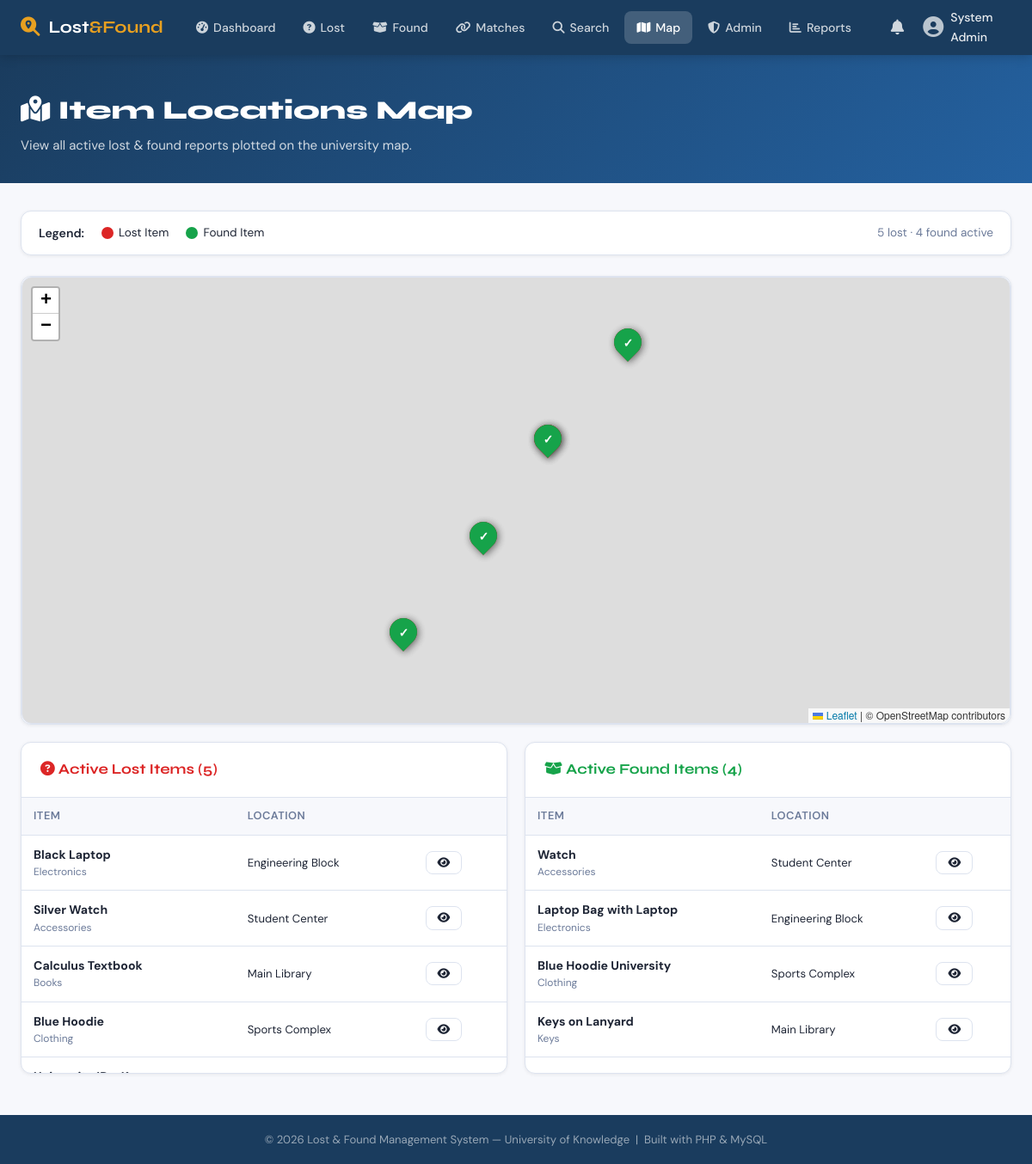
The page /map.php (signed in) on the database its author committed.
### tables this page shows
CREATE TABLE IF NOT EXISTS lost_items (
    item_id        INT UNSIGNED AUTO_INCREMENT PRIMARY KEY,
    user_id        INT UNSIGNED NOT NULL,
    category_id    INT UNSIGNED NOT NULL,
    location_id    INT UNSIGNED NOT NULL,
    name           VARCHAR(150) NOT NULL,
    description    TEXT,
    date_lost      DATE NOT NULL,
    image_path     VARCHAR(255) DEFAULT NULL,
    status         ENUM('open','matched','claimed','closed') DEFAULT 'open',
    created_at     DATETIME DEFAULT CURRENT_TIMESTAMP,
    updated_at     DATETIME DEFAULT CURRENT_TIMESTAMP ON UPDATE CURRENT_TIMESTAMP,
    CONSTRAINT fk_lost_user     FOREIGN KEY (user_id)     REFERENCES users(user_id)     ON DELETE CASCADE,
    CONSTRAINT fk_lost_cat      FOREIGN KEY (category_id) REFERENCES categories(category_id),
    CONSTRAINT fk_lost_loc      FOREIGN KEY (location_id) REFERENCES locations(location_id)
);

CREATE TABLE IF NOT EXISTS categories (
    category_id  INT UNSIGNED AUTO_INCREMENT PRIMARY KEY,
    name         VARCHAR(80) NOT NULL UNIQUE,
    icon         VARCHAR(50) DEFAULT 'tag'
);

CREATE TABLE IF NOT EXISTS locations (
    location_id  INT UNSIGNED AUTO_INCREMENT PRIMARY KEY,
    building     VARCHAR(100) NOT NULL,
    room         VARCHAR(50),
    description  VARCHAR(255),
    latitude     DECIMAL(10,8),
    longitude    DECIMAL(11,8),
    created_at   DATETIME DEFAULT CURRENT_TIMESTAMP
);

CREATE TABLE IF NOT EXISTS found_items (
    item_id        INT UNSIGNED AUTO_INCREMENT PRIMARY KEY,
    user_id        INT UNSIGNED NOT NULL,
    category_id    INT UNSIGNED NOT NULL,
    location_id    INT UNSIGNED NOT NULL,
    name           VARCHAR(150) NOT NULL,
    description    TEXT,
    date_found     DATE NOT NULL,
    image_path     VARCHAR(255) DEFAULT NULL,
    status         ENUM('open','matched','claimed','closed') DEFAULT 'open',
    created_at     DATETIME DEFAULT CURRENT_TIMESTAMP,
    updated_at     DATETIME DEFAULT CURRENT_TIMESTAMP ON UPDATE CURRENT_TIMESTAMP,
    CONSTRAINT fk_found_user    FOREIGN KEY (user_id)     REFERENCES users(user_id)     ON DELETE CASCADE,
    CONSTRAINT fk_found_cat     FOREIGN KEY (category_id) REFERENCES categories(category_id),
    CONSTRAINT fk_found_loc     FOREIGN KEY (location_id) REFERENCES locations(location_id)
);

### includes/functions.php (called while the page is built, shortened)
<?php
function sanitize(string $s): string {
    return htmlspecialchars(trim($s), ENT_QUOTES, 'UTF-8');
}

### map.php (the view, shortened to what this page needs)
<?php
require_once __DIR__ . '/includes/functions.php';
$db = getDB();
$lostItems = $db->query("
    SELECT li.item_id, li.name, li.description, li.status, li.image_path,
           l.building, l.room, l.latitude, l.longitude,
           c.name AS category, 'lost' AS type
    FROM lost_items li
    JOIN locations  l ON li.location_id = l.location_id
    JOIN categories c ON li.category_id = c.category_id
    WHERE l.latitude IS NOT NULL AND l.longitude IS NOT NULL
    AND li.status IN ('open','matched')
")->fetchAll();
$foundItems = $db->query("
    SELECT fi.item_id, fi.name, fi.description, fi.status, fi.image_path,
           l.building, l.room, l.latitude, l.longitude,
           c.name AS category, 'found' AS type
    FROM found_items fi
    JOIN locations  l ON fi.location_id = l.location_id
    JOIN categories c ON fi.category_id = c.category_id
    WHERE l.latitude IS NOT NULL AND l.longitude IS NOT NULL
    AND fi.status IN ('open','matched')
")->fetchAll();
?>
<?php require __DIR__ . '/includes/header.php'; ?>
<div class="page-header">
  <div class="container">
    <h1><i class="fa fa-map-location-dot"></i> Item Locations Map</h1>
    <p>View all active lost &amp; found reports plotted on the university map.</p>
  </div>
</div>
<div class="page-body">
<div class="container">
  <div class="card mb-3">
    <div class="card-body" style="padding:14px 20px;display:flex;gap:20px;flex-wrap:wrap;align-items:center;">
      <span style="font-weight:600;font-size:.88rem;">Legend:</span>
      <span style="display:flex;align-items:center;gap:6px;font-size:.85rem;">
        <span style="width:14px;height:14px;border-radius:50%;background:#dc2626;display:inline-block;"></span> Lost Item
      </span>
      <span style="display:flex;align-items:center;gap:6px;font-size:.85rem;">
        <span style="width:14px;height:14px;border-radius:50%;background:#16a34a;display:inline-block;"></span> Found Item
      </span>
      <span style="margin-left:auto;font-size:.85rem;color:var(--text-muted);">
        <?= count($lostItems) ?> lost · <?= count($foundItems) ?> found active
      </span>
    </div>
  </div>
  <div class="card">
    <div class="card-body" style="padding:0;">
      <div id="map" style="height:520px;border-radius:var(--radius);"></div>
    </div>
  </div>
  <div style="display:grid;grid-template-columns:1fr 1fr;gap:20px;margin-top:20px;">
    <div class="card">
      <div class="card-header">
        <h2 style="color:var(--danger)"><i class="fa fa-circle-question"></i> Active Lost Items (<?= count($lostItems) ?>)</h2>
      </div>
      <div class="card-body" style="padding:0;max-height:320px;overflow-y:auto;">
        <?php if ($lostItems): ?>
        <table>
          <thead><tr><th>Item</th><th>Location</th><th></th></tr></thead>
          <tbody>
            <?php foreach ($lostItems as $item): ?>
            <tr>
              <td>
                <strong><?= sanitize($item['name']) ?></strong>
                <div style="font-size:.75rem;color:var(--text-muted)"><?= sanitize($item['category']) ?></div>
              </td>
              <td style="font-size:.82rem;"><?= sanitize($item['building']) ?></td>
              <td><a href="<?= SITE_URL ?>/item-detail.php?type=lost&id=<?= $item['item_id'] ?>" class="btn btn-outline btn-sm"><i class="fa fa-eye"></i></a></td>
            </tr>
            <?php endforeach; ?>
          </tbody>
        </table>
        <?php else: ?>
        <div style="padding:20px;text-align:center;color:var(--text-muted);font-size:.88rem;">No active lost items.</div>
        <?php endif; ?>
      </div>
    </div>
    <div class="card">
      <div class="card-header">
        <h2 style="color:var(--success)"><i class="fa fa-box-open"></i> Active Found Items (<?= count($foundItems) ?>)</h2>
      </div>
      <div class="card-body" style="padding:0;max-height:320px;overflow-y:auto;">
        <?php if ($foundItems): ?>
        <table>
          <thead><tr><th>Item</th><th>Location</th><th></th></tr></thead>
          <tbody>
            <?php foreach ($foundItems as $item): ?>
            <tr>
              <td>
                <strong><?= sanitize($item['name']) ?></strong>
                <div style="font-size:.75rem;color:var(--text-muted)"><?= sanitize($item['category']) ?></div>
              </td>
              <td style="font-size:.82rem;"><?= sanitize($item['building']) ?></td>
              <td><a href="<?= SITE_URL ?>/item-detail.php?type=found&id=<?= $item['item_id'] ?>" class="btn btn-outline btn-sm"><i class="fa fa-eye"></i></a></td>
            </tr>
            <?php endforeach; ?>
          </tbody>
        </table>
        <?php else: ?>
        <div style="padding:20px;text-align:center;color:var(--text-muted);font-size:.88rem;">No active found items.</div>
        <?php endif; ?>
      </div>
    </div>
  </div>
</div>
</div>
<?php require __DIR__ . '/includes/footer.php'; ?>

### assets/css/main.css (style rules this page uses)
:root { --primary: #1a3c5e; --primary-lt: #2461a0; --accent: #e8a020; --accent-dk: #c4870a; --surface: #f7f8fc; --card: #ffffff; --border: #dde3ef; --text: #1e2535; --text-muted: #6b7a99; --success: #16a34a; --danger: #dc2626; --warning: #d97706; --info: #0284c7; --radius: 12px; --shadow-sm: 0 1px 4px rgba(0,0,0,.07); --shadow-md: 0 4px 16px rgba(0,0,0,.10); --shadow-lg: 0 8px 32px rgba(0,0,0,.14); --font-display: 'Syne', sans-serif; --font-body: 'DM Sans', sans-serif; --nav-h: 64px; }
*, *::before, *::after { box-sizing: border-box; margin: 0; padding: 0; }
html { scroll-behavior: smooth; }
body { font-family: var(--font-body); background: var(--surface); color: var(--text); font-size: 15px; line-height: 1.6; min-height: 100vh; display: flex; flex-direction: column; }
a { color: var(--primary-lt); text-decoration: none; }
.container { max-width: 1200px; margin: 0 auto; padding: 0 24px; }
.page-header { background: linear-gradient(135deg, var(--primary) 0%, var(--primary-lt) 100%); color: #fff; padding: 40px 0 32px; }
.page-header h1 { font-family: var(--font-display); font-size: 1.9rem; font-weight: 800; }
.page-header p { opacity: .8; margin-top: 4px; }
.page-body { padding: 32px 0 48px; }
.card { background: var(--card); border: 1px solid var(--border); border-radius: var(--radius); box-shadow: var(--shadow-sm); }
.card-header { padding: 18px 22px; border-bottom: 1px solid var(--border); display: flex; align-items: center; justify-content: space-between; }
.card-header h2 { font-family: var(--font-display); font-size: 1.05rem; font-weight: 700; }
.card-body { padding: 22px; }
.btn { display: inline-flex; align-items: center; gap: 7px; padding: 9px 20px; border-radius: 8px; font-family: var(--font-body); font-size: .9rem; font-weight: 500; border: none; cursor: pointer; transition: all .15s; text-decoration: none; white-space: nowrap; }
.btn-outline { background: transparent; border: 1px solid var(--border); color: var(--text); }
.btn-sm { padding: 6px 13px; font-size: .82rem; }
table { width: 100%; border-collapse: collapse; font-size: .88rem; }
thead tr { background: var(--surface); }
th, td { padding: 11px 14px; text-align: left; border-bottom: 1px solid var(--border); }
th { font-weight: 600; font-size: .8rem; text-transform: uppercase; letter-spacing: .04em; color: var(--text-muted); }
#map, .leaflet-map { height: 360px; border-radius: var(--radius); overflow: hidden; border: 1px solid var(--border); }
.mb-3 { margin-bottom: 24px; }

### rows shown on the page
lost_items: name "Black Laptop", category.name "Electronics", location.building "Engineering Block"
lost_items: name "Silver Watch", category.name "Accessories", location.building "Student Center"
lost_items: name "Calculus Textbook", category.name "Books", location.building "Main Library"
lost_items: name "Blue Hoodie", category.name "Clothing", location.building "Sports Complex"
found_items: name "Watch", category.name "Accessories", location.building "Student Center"
found_items: name "Laptop Bag with Laptop", category.name "Electronics", location.building "Engineering Block"
found_items: name "Blue Hoodie University", category.name "Clothing", location.building "Sports Complex"
found_items: name "Keys on Lanyard", category.name "Keys", location.building "Main Library"

### other values the page prints
$_SESSION['full_name'] "System Admin"
count($lostItems) "5"
count($foundItems) "4"
